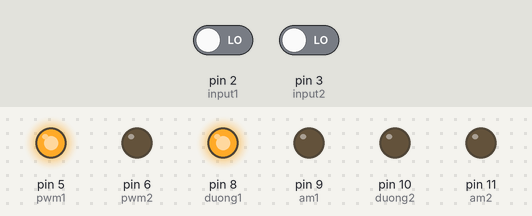
Bench run of a sketch on a simulated Arduino Uno, built with avr-gcc and run on an emulated ATmega328P. Shown: output pins drawn as LEDs (lit = HIGH). Inputs (shaded band) come from the test bench; at power-on: pin 2 (input1) LOW, pin 3 (input2) LOW.

Above: at 1.2 s.
1.3 s: pin 2 (input1) driven HIGH
At 2.5 s:
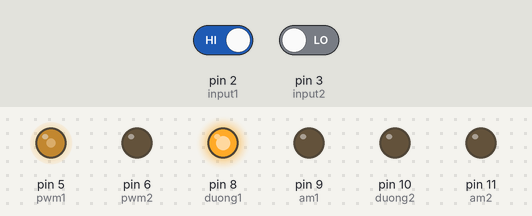
2.8 s: pin 3 (input2) driven HIGH
At 3.7 s:
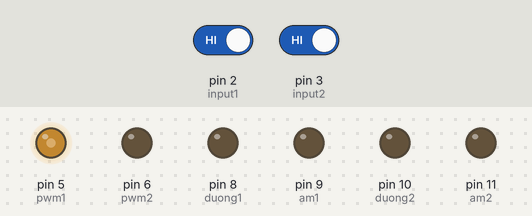
4.3 s: pin 2 (input1) driven LOW
At 4.8 s:
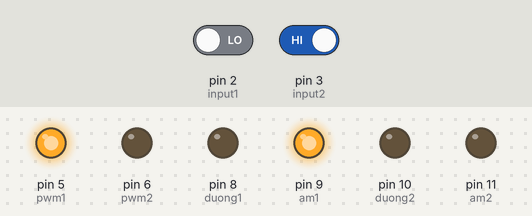
5.8 s: pin 3 (input2) driven LOW
At 7.2 s:
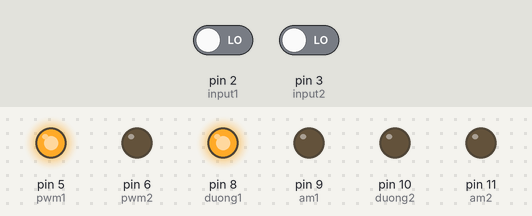
Timing chart, 0 to 8.3 s (numbered marks = the images above; inputs shaded):
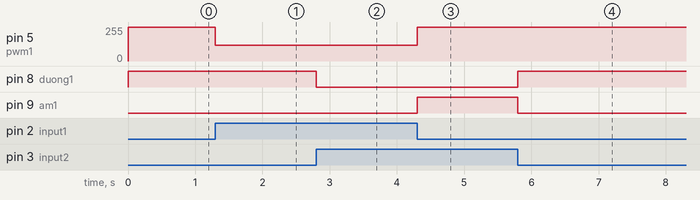

The sketch:

camBienHongNgoai_digital.ino
```cpp
//int led =13;
int input1 =2;
int input2 = 3;
int duong1 =8;
int duong2 =10;
int am1= 9;
int am2 =11;
int pwm1 =5;
int pwm2 = 6;
void setup() {
   pinMode(duong1,OUTPUT);
   pinMode(input1,INPUT);
   pinMode(input2,INPUT);
   pinMode(duong2,OUTPUT);
   pinMode(am1,OUTPUT);
   pinMode(am2,OUTPUT);
   pinMode(pwm1,OUTPUT);
   pinMode(pwm2,OUTPUT);
}

void loop() {
        int a = digitalRead(input1);
       int  b=  digitalRead(input2);
  // put your main code here, to run repeatedly:
    if(a==1&&b==1){
       digitalWrite(duong1, LOW); //Cho chân IN1 ở trạng thái LOW
         digitalWrite(am1, LOW); //Cho chân IN2 ở trạng thái LOW
        analogWrite(pwm1, 120); //Tốc độ là 100% (255)


//        digitalWrite(am1, LOW); //Cho chân IN1 ở trạng thái HIGH
//         digitalWrite(am2, LOW); //Cho chân IN2 ở trạng thái LOW
//         analogWrite(pwm2, 255); //Tốc độ là 120/255
     }else{
         if(a==1&&b ==0){
                   digitalWrite(duong1, HIGH); //Cho chân IN1 ở trạng thái LOW
                    digitalWrite(am1, LOW); //Cho chân IN2 ở trạng thái LOW
                    analogWrite(pwm1, 120); //Tốc độ là 100% (255)
//                    digitalWrite(am1, LOW); //Cho chân IN1 ở trạng thái HIGH
//                   digitalWrite(am2, LOW); //Cho chân IN2 ở trạng thái LOW
//                   analogWrite(pwm2, 255); //Tốc độ là 120/255
          }else{
                if(a==0&&b==1){
                    digitalWrite(duong1, LOW); //Cho chân IN1 ở trạng thái LOW
                    digitalWrite(am1, HIGH); //Cho chân IN2 ở trạng thái LOW
                    analogWrite(pwm1, 255); //Tốc độ là 100% (255)
//
//                    digitalWrite(am1, LOW); //Cho chân IN1 ở trạng thái HIGH
//                   digitalWrite(am2, LOW); //Cho chân IN2 ở trạng thái LOW
//                   analogWrite(pwm2, 120); //Tốc độ là 120/255
                }else{
                   digitalWrite(duong1, HIGH); //Cho chân IN1 ở trạng thái LOW
                    digitalWrite(am1, LOW); //Cho chân IN2 ở trạng thái LOW
                    analogWrite(pwm1, 255); //Tốc độ là 100% (255)

//                    digitalWrite(am1, LOW); //Cho chân IN1 ở trạng thái HIGH
//                   digitalWrite(am2, LOW); //Cho chân IN2 ở trạng thái LOW
//                   analogWrite(pwm2, 120); //Tốc độ là 120/255
          }
      }
}
}
```

Measured:
- after the input at 1.3 s, pin 5 (pwm1): 255/255 → 120/255 at once
- after the input at 2.8 s, pin 8 (duong1): HIGH → LOW at once
- after the input at 4.3 s, pin 5 (pwm1): 120/255 → 255/255 at once; pin 9 (am1): LOW → HIGH at once
- after the input at 5.8 s, pin 8 (duong1): LOW → HIGH at once; pin 9 (am1): HIGH → LOW at once
